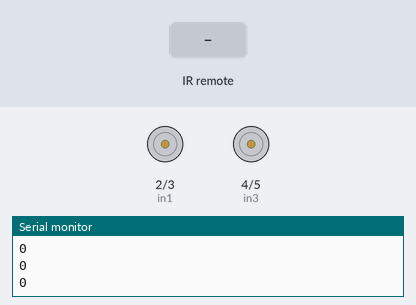
Bench run of a sketch on a simulated Arduino Uno, built with avr-gcc and run on an emulated ATmega328P. Shown: motor-driver pin pairs drawn as motors (green arrow = first pin HIGH = forward, orange = second pin HIGH = backward, longer = more drive, scaled by the enable pin), the last lines printed to the serial monitor. Inputs (shaded band) come from the test bench.

Above: at 1.2 s.
1.3 s: infrared code 0xE718FF00 received
3.5 s: infrared code 0xF708FF00 received
At 4.1 s:
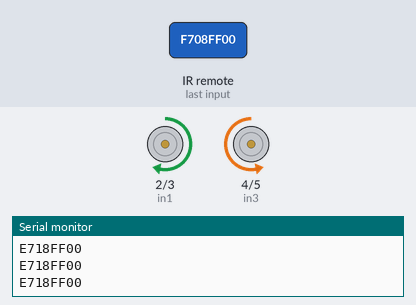
5.7 s: infrared code 0xA55AFF00 received
At 6.3 s:
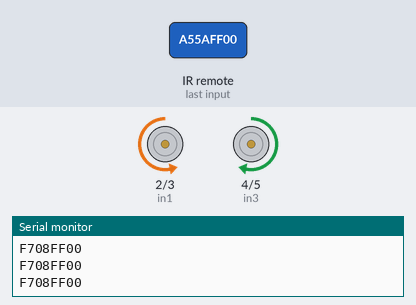
7.9 s: infrared code 0xAD52FF00 received
At 8.5 s:
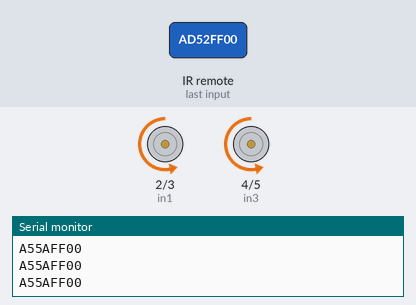
10.1 s: infrared code 0xE718FF00 received
At 10.7 s:
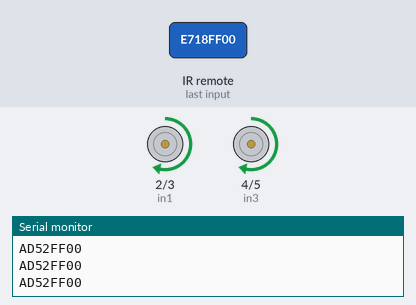
Timing chart, 0 to 13.1 s (numbered marks = the images above; inputs shaded):
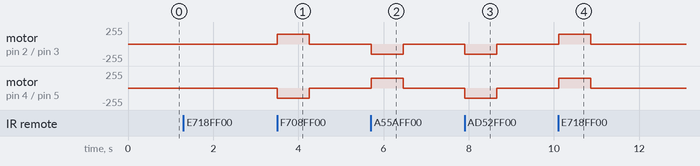

Measured:
- after the input at 3.5 s, motor on pin 2 (in1) / pin 3 (in2): stopped → forward 150/255 at once, → stopped 0.75 s later; motor on pin 4 (in3) / pin 5 (in4): stopped → backward 150/255 at once, → stopped 0.75 s later
- after the input at 5.7 s, motor on pin 2 (in1) / pin 3 (in2): stopped → backward 150/255 at once, → stopped 0.75 s later; motor on pin 4 (in3) / pin 5 (in4): stopped → forward 150/255 at once, → stopped 0.75 s later
- after the input at 7.9 s, motor on pin 2 (in1) / pin 3 (in2), motor on pin 4 (in3) / pin 5 (in4): stopped → backward 150/255 at once, → stopped 0.75 s later
- after the input at 10.1 s, motor on pin 2 (in1) / pin 3 (in2), motor on pin 4 (in3) / pin 5 (in4): stopped → forward 150/255 at once, → stopped 0.75 s later

The sketch:

myCar.ino
```cpp
#include <IRremote.h>
#define in1 2
#define in2 3
#define in3 4
#define in4 5
#define en1 9
#define en2 10

IRrecv IR(8);
void setup() {
  IR.enableIRIn();
  pinMode(in1,OUTPUT);
  pinMode(in2,OUTPUT);
  pinMode(in3,OUTPUT);
  pinMode(in4,OUTPUT);
  pinMode(en1,OUTPUT);
  pinMode(en2,OUTPUT);
  Serial.begin(9600);
}

void loop()
{
  digitalWrite(in1,LOW);
  digitalWrite(in2,LOW);
  digitalWrite(in3,LOW);
  digitalWrite(in4,LOW);
  Serial.println(IR.decodedIRData.decodedRawData,HEX);
  if(IR.decode())
  {
    //pin 2
    if(IR.decodedIRData.decodedRawData==0xE718FF00)
    {
      digitalWrite(in1,HIGH);
      digitalWrite(in2,LOW);
      digitalWrite(in3,HIGH);
      digitalWrite(in4,LOW);
      delay(750);
    }
    //pin 4
    if(IR.decodedIRData.decodedRawData==0xF708FF00)
    {
      digitalWrite(in1,HIGH);
      digitalWrite(in2,LOW);
      digitalWrite(in3,LOW);
      digitalWrite(in4,HIGH);
      analogWrite(en1,150);
      analogWrite(en2,150);
      delay(750);
    }
    if(IR.decodedIRData.decodedRawData==0xA55AFF00)
    {
      digitalWrite(in1,LOW);
      digitalWrite(in2,HIGH);
      digitalWrite(in3,HIGH);
      digitalWrite(in4,LOW);
      analogWrite(en1,150);
      analogWrite(en2,150);
      delay(750);
    }
    if(IR.decodedIRData.decodedRawData==0xAD52FF00)
    {
      digitalWrite(in1,LOW);
      digitalWrite(in2,HIGH);
      digitalWrite(in3,LOW);
      digitalWrite(in4,HIGH);
      delay(750);
    }
    IR.resume();
  }
}
```
